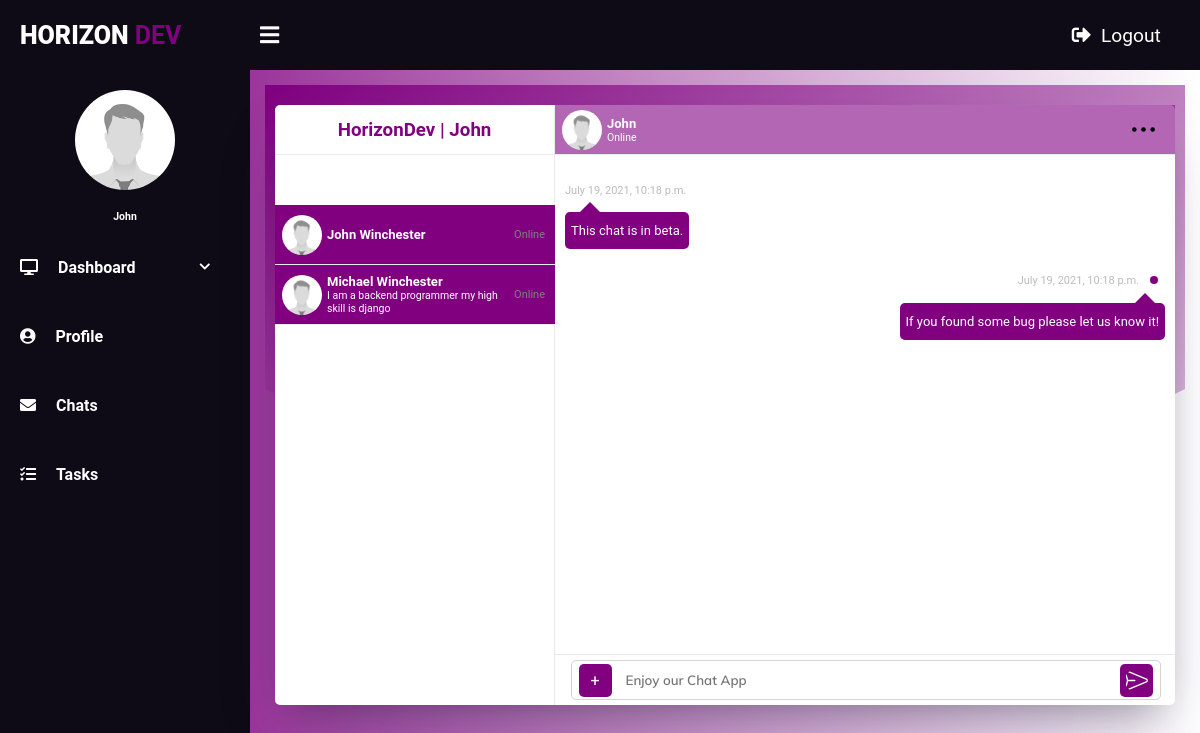
The page /chat/ (signed in) on the database its author committed.
### account/models.py (models this page shows, shortened)
class AccountBase(AbstractBaseUser):
	first_name 				= models.CharField(max_length=30, default="John")
	last_name 				= models.CharField(max_length=30, default="Winchester")
	job_function			= models.CharField(max_length=80, default="Web Designer")
	city 					= models.CharField(max_length=20, default="New York")
	stars					= models.PositiveSmallIntegerField(default=5)
	jobs					= models.PositiveIntegerField(default=0)
	years_old               = models.DateField(blank=True, auto_now_add=False, auto_now=False, default="2000-01-01")
	phone_number			= models.PositiveBigIntegerField(blank=True, default=88888888888)
	about					= models.TextField(blank=True)
	email 					= models.EmailField(verbose_name="email", max_length=60, unique=True)
	username 				= models.CharField(max_length=30, unique=True)
	date_joined				= models.DateTimeField(verbose_name='date joined', auto_now_add=True)
	last_login				= models.DateTimeField(verbose_name='last login', auto_now=True)
	is_admin				= models.BooleanField(default=False)
	is_active				= models.BooleanField(default=True)
	is_staff				= models.BooleanField(default=False)
	is_superuser			= models.BooleanField(default=False)
	is_banned				= models.BooleanField(default=False)
	profile_image			= models.ImageField(max_length=255, upload_to=get_profile_image_filepath, null=True, blank=True, default=get_default_profile_image)
	hide_email				= models.BooleanField(default=True)
	price_hourly 			= models.PositiveIntegerField(default=10)
	USERNAME_FIELD = 'email'
	REQUIRED_FIELDS = ['username']
	objects = MyAccountManager()

### chat/views.py (the view)
# urls.py: path('', views.index, name='index'),
def index(request):
    users = user.objects.all
    return render(request, 'chat/index.html', {'users':users})

### templates/chat/index.html (shortened to what this page needs)
{% extends 'base.html' %} {% load static %} {% block title %}Horizon | Chat{% endblock title %} {% block css %}
<link rel="stylesheet" href="{% static 'css/chat-style.css' %}"> {% endblock css %} {% block content %}
<div class="main_body">
    <div class="left">
        <div class="left1">
            <h3>HorizonDev | {{user.first_name}}</h3>
        </div>
        <div class="left3">
            <ul>
                <li>
                    <div id="chat-scroll" class="friend {{user.id}}">
                        <div class="img_name">
                            <img src="{{user.profile_image.url}}">
                            <div>
                                <h4>{{user.first_name}} {{user.last_name}}</h4>
                            </div>
                        </div>
                        <div class="time"> {% if user.is_active %}Online{%else%}Offline{% endif %} </div>
                    </div>
                </li>
                {% for username in users %}
                    {% if username.id == user.id %}
                    {% else %}
                <li>
                    <div id="chat-scroll" class="friend {{username.id}}">
                        <div class="img_name">
                            <img src="{{username.profile_image.url}}">
                            <div>
                                <h4>{{username.first_name}} {{username.last_name}}</h4>
                                <p>{{username.about}}</p>
                            </div>
                        </div>
                        <div class="time"> {% if username.is_active %}Online{%else%}Offline{% endif %} </div>
                    </div>
                </li>
                    {% endif %}
                {% endfor %}
            </ul>
        </div>
    </div>
    <div class="right">
        <div class="right1">
            <div class="img_name">
                <img src="{{user.profile_image.url}}">
                <div>
                    <h4>{{user.first_name}}</h4>
                    <p>{% if user.is_active %}Online{% else %} Offline{% endif %}</p>
                </div>
            </div>
            <div class="icos">
                <div class="svg_ico">
                    <img class="i" src="{% static 'img/ore.svg'%}">
                </div>
            </div>
        </div>
        <div class="right2"><br>
            <ul id="chat">
                <li class="you">
                    <div class="entete">
                        <h3>{{user.last_login}}</h3>
                    </div>
                    <div class="triangle"></div>
                    <div class="message">
                        <p class="mess">This chat is in beta.</p>
                    </div>
                </li>
                <li class="me">
                    <div class="entete">
                        <h3>{{user.last_login}}</h3>
                        <span class="status blue"></span>
                    </div>
                    <div class="triangle"></div>
                    <div class="message">
                        <p class="mess">If you found some bug please let us know it!</p>
                    </div>
                </li>
            </ul>
        </div>
        <div class="right3">
            <form>
                <div class="ico11">+</div>
                <input type="text" name="" placeholder="Enjoy our Chat App" class="in2">
                <div class="ico11"><img src="{% static 'img/send.svg'%}" class="s"></div>
            </form>
        </div>
    </div>
</div>
{% endblock content %}

### templates/base.html (shortened to what this page needs)
{% if user.is_authenticated %}
{% load static %}
<html>
    <head>
        <link rel="stylesheet" href="https://cdnjs.cloudflare.com/ajax/libs/font-awesome/5.12.0-2/css/all.min.css">
        <link rel="stylesheet" href="{% static 'css/base-style.css' %}">
        {% block css %}{% endblock css %}
    </head>
    <body style="background:linear-gradient(to right, purple, #fff)">
        <div class="wrapper">
            <div class="header">
                <div class="header-menu">
                    <div class="title">Horizon <span>Dev</span></div>
                    <div class="sidebar-btn">
                        <i class="fas fa-bars"></i>
                    </div>
                    <a href="{% url 'accounts:logout' %}"><i class="fas fa-sign-out-alt"></i>Logout</a>
                </div>
            </div>
            <div class="sidebar">
                <div class="sidebar-menu">
                    <center class="profile">
                        <img src="{{user.profile_image.url}}" alt="User Photo">
                        <p>{{user.first_name}}</p>
                    </center>
                    <li class="item" id="dashboard">
                        <a href="#dashboard" class="menu-btn">
                            <i class="fas fa-desktop"></i><span>Dashboard <i class="fas fa-chevron-down drop-down"></i></span>
                        </a>
                    </li>
                    <li class="item" id="profile">
                        <a href="{% url 'core:profile' %}" class="menu-btn">
                            <i class="fas fa-user-circle"></i><span>Profile</span>
                        </a>
                    <li class="item" id="messages">
                        <a href="{% url 'chat:index' %}" class="menu-btn">
                            <i class="fas fa-envelope"></i><span>Chats</span>
                        </a>
                    </li>
                    <li class="item" id="task">
                        <a href="{% url 'core:task' %}" class="menu-btn">
                            <i class="fas fa-tasks"></i><span>Tasks</span>
                        </a>
                    </li>
                </div>
            </div>
            <div class="main-container">
                {% block content %}
                {% endblock content %}
            </div>
        </div>
    </body>
</html>
{% else %}
<meta http-equiv="Refresh" content="0; url='{% url 'pages:home' %}'" />
{% endif %}

### static/css/base-style.css (style rules this page uses)
:root { --austin-blue: purple; --main-color: #fff; --horizon-fushia: purple; --void-black: #0e0b16; }
* { margin: 0; padding: 0; list-style: none; text-decoration: none; box-sizing: border-box; font-family: "Roboto", sans-serif; text-decoration: none !important; }
body { background: var(--main-color) }
.wrapper .header { z-index: 1; background: var(--void-black); position: fixed; width: calc(100% - 0%); height: 70px; display: flex; top: 0; }
.wrapper .header .header-menu { width: calc(100% - 0%); height: 100%; display: flex; justify-content: space-between; align-items: center; padding: 0 20px; }
.wrapper .header .header-menu a { color: var(--main-color); text-decoration: none; font-size: 1.2em; padding: 1em; text-align: center; }
.wrapper .header .header-menu a i { margin-right: 10px; }
.wrapper .header .header-menu .title { color: var(--main-color); font-size: 25px; text-transform: uppercase; font-weight: 900; }
.wrapper .header .header-menu .title span { color: var(--horizon-fushia); }
.wrapper .header .header-menu .sidebar-btn { color: var(--main-color); position: absolute; margin-left: 240px; font-size: 22px; font-weight: 900; cursor: pointer; transition: 0.3s; transition-property: color; }
.wrapper .sidebar { z-index: 1; background: var(--void-black); position: fixed; top: 70px; width: 250px; height: 100%; transition: 0.3s; transition-property: width; overflow-y: auto; }
.wrapper .sidebar .sidebar-menu { overflow: hidden; }
.wrapper .sidebar .sidebar-menu .profile img { margin: 20px 0; width: 100px; height: 100px; border-radius: 50%; }
.wrapper .sidebar .sidebar-menu .profile p { color: var(--main-color); font-weight: 700; margin-bottom: 10px; }
.wrapper .sidebar .sidebar-menu .item { width: 250px; overflow: hidden; }
.wrapper .sidebar .sidebar-menu .item .menu-btn { display: block; color: var(--main-color); position: relative; padding: 25px 20px; transition: 0.3s; transition-property: color; }
.wrapper .sidebar .sidebar-menu .item .menu-btn i { margin-right: 20px; }
.wrapper .sidebar .sidebar-menu .item .menu-btn .drop-down { float: right; font-size: 12px; margin-top: 3px; }
.wrapper .main-container { width: (100% - 250px); margin-top: 70px; margin-left: 250px; padding: 15px; height: 100vh; transition: 0.3s; }

### rows shown on the page
AccountBase: profile_image (placeholder picture), first_name "John", last_name "Winchester", last_login "July 19, 2021, 10:18 p.m."
AccountBase: profile_image (placeholder picture), first_name "Michael", last_name "Winchester", about "I am a backend programmer my high skill is django", is_active "Online"
